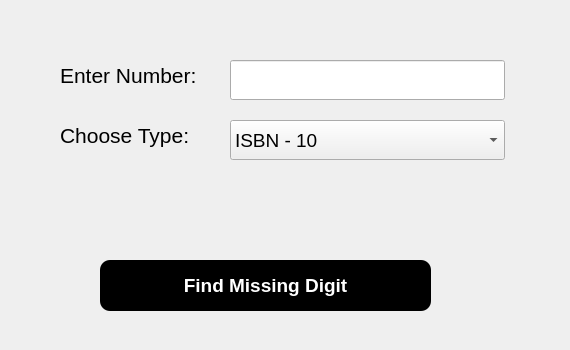
<?xml version="1.0" encoding="UTF-8"?>
<ui version="4.0">
 <class>number</class>
 <widget class="QDialog" name="number">
  <property name="geometry">
   <rect>
    <x>0</x>
    <y>0</y>
    <width>570</width>
    <height>350</height>
   </rect>
  </property>
  <property name="windowTitle">
   <string>Find Missing Digit</string>
  </property>
  <property name="windowIcon">
   <iconset resource="img.qrc">
    <normaloff>:/problem-solving.png</normaloff>:/problem-solving.png</iconset>
  </property>
  <property name="windowOpacity">
   <double>1.000000000000000</double>
  </property>
  <property name="styleSheet">
   <string notr="true">QPushButton {
    background-color: black;
    color: white;
    border-radius: 10px;
    text-align: center;
}</string>
  </property>
  <widget class="QLineEdit" name="lineEditNum">
   <property name="geometry">
    <rect>
     <x>230</x>
     <y>60</y>
     <width>275</width>
     <height>40</height>
    </rect>
   </property>
   <property name="font">
    <font>
     <pointsize>14</pointsize>
    </font>
   </property>
  </widget>
  <widget class="QLabel" name="type_label">
   <property name="geometry">
    <rect>
     <x>60</x>
     <y>120</y>
     <width>141</width>
     <height>31</height>
    </rect>
   </property>
   <property name="font">
    <font>
     <pointsize>16</pointsize>
    </font>
   </property>
   <property name="text">
    <string>Choose Type:</string>
   </property>
  </widget>
  <widget class="QLabel" name="number_label">
   <property name="geometry">
    <rect>
     <x>60</x>
     <y>60</y>
     <width>151</width>
     <height>31</height>
    </rect>
   </property>
   <property name="font">
    <font>
     <pointsize>16</pointsize>
     <italic>false</italic>
    </font>
   </property>
   <property name="text">
    <string>Enter Number: </string>
   </property>
  </widget>
  <widget class="QComboBox" name="comboBoxType">
   <property name="geometry">
    <rect>
     <x>230</x>
     <y>120</y>
     <width>275</width>
     <height>40</height>
    </rect>
   </property>
   <property name="font">
    <font>
     <pointsize>14</pointsize>
    </font>
   </property>
   <item>
    <property name="text">
     <string>ISBN - 10</string>
    </property>
   </item>
   <item>
    <property name="text">
     <string>ISBN - 13</string>
    </property>
   </item>
   <item>
    <property name="text">
     <string>Local Visa/MasterCard</string>
    </property>
   </item>
   <item>
    <property name="text">
     <string>International Visa/MasterCard</string>
    </property>
   </item>
   <item>
    <property name="text">
     <string>Universal Product Code</string>
    </property>
   </item>
  </widget>
  <widget class="QLabel" name="info_label">
   <property name="geometry">
    <rect>
     <x>80</x>
     <y>190</y>
     <width>511</width>
     <height>31</height>
    </rect>
   </property>
   <property name="font">
    <font>
     <pointsize>14</pointsize>
    </font>
   </property>
   <property name="text">
    <string/>
   </property>
  </widget>
  <widget class="QPushButton" name="missingDigit">
   <property name="geometry">
    <rect>
     <x>100</x>
     <y>260</y>
     <width>331</width>
     <height>51</height>
    </rect>
   </property>
   <property name="font">
    <font>
     <pointsize>14</pointsize>
     <italic>false</italic>
     <bold>true</bold>
    </font>
   </property>
   <property name="styleSheet">
    <string notr="true"/>
   </property>
   <property name="text">
    <string>Find Missing Digit</string>
   </property>
  </widget>
 </widget>
 <resources>
  <include location="img.qrc"/>
 </resources>
 <connections/>
</ui>
